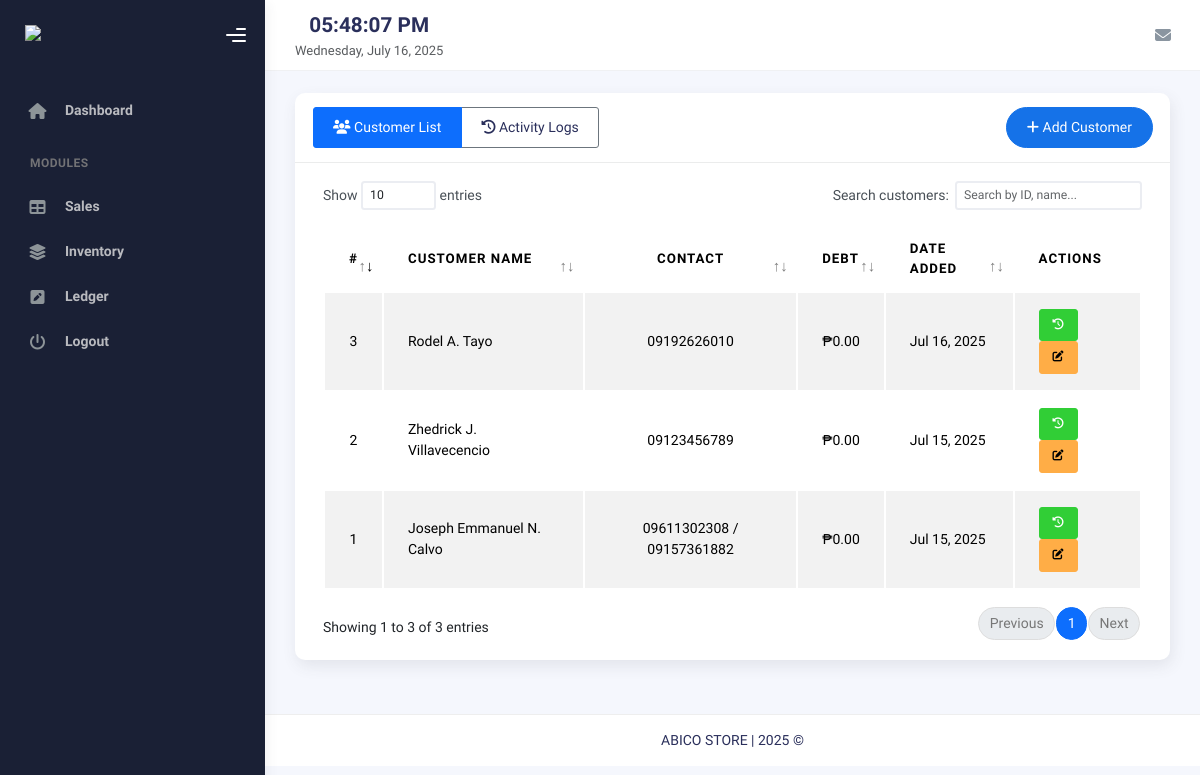
The app's page /ledger/index.php (signed in) with its own data.
### tables this page shows
CREATE TABLE `customers` (
  `id` int(11) NOT NULL,
  `customer_name` varchar(100) NOT NULL,
  `contact` varchar(100) DEFAULT NULL,
  `debt` varchar(20) DEFAULT NULL,
  `created_at` timestamp NOT NULL DEFAULT current_timestamp(),
  `updated_at` timestamp NOT NULL DEFAULT current_timestamp()
);

### includes/ledger/customer_list.php (called while the page is built, shortened)
<?php
class Customer {
    private $conn;
    private $table_name = "customers";
    public function __construct($db) {
        $this->conn = $db;
    }
    public function readAll($search = '') {
        $query = "SELECT * FROM " . $this->table_name;
        $query .= " ORDER BY created_at DESC";
        $stmt = $this->conn->prepare($query);
        $stmt->execute();
        return $stmt;
    }
}
?>

### ledger/index.php (the view, shortened to what this page needs)
<?php
require_once __DIR__ . '/../includes/ledger/customer_list.php';
$database = new dbconn();
$db = $database->getConnection();
$customer = new Customer($db);
$search = isset($_GET['search']) ? $_GET['search'] : '';
$stmt = $customer->readAll($search);
include __DIR__ . "/../templates/header.php";
include __DIR__ . "/../templates/sidebar.php";
include __DIR__ . "/../templates/nav.php";
?>
    <div class="container">
        <div class="page-inner">
            <div class="row">
                <div class="col-md-12">
                    <div class="card">
                        <div class="card-header">
                            <div class="d-flex align-items-center justify-content-between">
                                <div class="d-flex align-items-center">
                                    <h4 class="card-title mb-0">
                                        <div class="btn-group" role="group">
                                            <a href="index.php" class="btn btn-outline-primary active">
                                                <i class="fas fa-users"></i> Customer List
                                            </a>
                                            <a href="activity_log.php" class="btn btn-outline-secondary">
                                                <i class="fas fa-history"></i> Activity Logs
                                            </a>
                                        </div>
                                    </h4>
                                </div>
                                <div>
                                    <button type="button" class="btn btn-primary btn-round" data-bs-toggle="modal" data-bs-target="#addCustomerModal">
                                        <i class="fa fa-plus"></i> Add Customer
                                    </button>
                                </div>
                            </div>
                        </div>
                        <div class="card-body">
                            <div class="table-responsive">
                                <table id="customerTable" class="table table-striped table-hover">
                                    <thead>
                                        <tr>
                                            <th>#</th>
                                            <th>Customer Name</th>
                                            <th>Contact</th>
                                            <th class="text-right">Debt</th>
                                            <th>Date Added</th>
                                            <th>Actions</th>
                                        </tr>
                                    </thead>
                                    <tbody>
                                        <?php while ($row = $stmt->fetch(PDO::FETCH_ASSOC)): ?>
                                            <tr>
                                                <td><?php echo htmlspecialchars($row['id']); ?></td>
                                                <td><?php echo htmlspecialchars($row['customer_name']); ?></td>
                                                <td><?php echo htmlspecialchars($row['contact']); ?></td>
                                                <td class="text-right">₱<?php echo number_format($row['debt'], 2); ?></td>
                                                <td><?php echo date('M d, Y', strtotime($row['created_at'])); ?></td>
                                                <td>
                                                    <div class="action-buttons">
                                                        <a href="history.php?id=<?php echo $row['id']; ?>" class="btn btn-success btn-sm" title="View Payment History">
                                                            <i class="fa fa-history"></i>
                                                        </a>
                                                        <button class="btn btn-warning btn-sm edit-debt-btn"
                                                                data-id="<?php echo $row['id']; ?>"
                                                                data-name="<?php echo htmlspecialchars($row['customer_name']); ?>"
                                                                data-debt="<?php echo $row['debt']; ?>"
                                                                data-toggle="tooltip" title="Update Debt">
                                                            <i class="fa fa-edit"></i>
                                                        </button>
                                                    </div>
                                                </td>
                                            </tr>
                                        <?php endwhile; ?>
                                    </tbody>
                                </table>
                            </div>
                        </div>
                    </div>
                </div>
            </div>
        </div>
    </div>
<?php include __DIR__ . "/../templates/footer.php"; ?>
</div>
</body>
</html>

### records on screen
customers: id "3", customer_name "Rodel A. Tayo", contact "09192626010", debt "0.00", created_at "Jul 16, 2025"
customers: id "2", customer_name "Zhedrick J. Villavecencio", contact "09123456789", debt "0.00", created_at "Jul 15, 2025"
customers: id "1", customer_name "Joseph Emmanuel N. Calvo", contact "09611302308 / 09157361882", debt "0.00", created_at "Jul 15, 2025"
